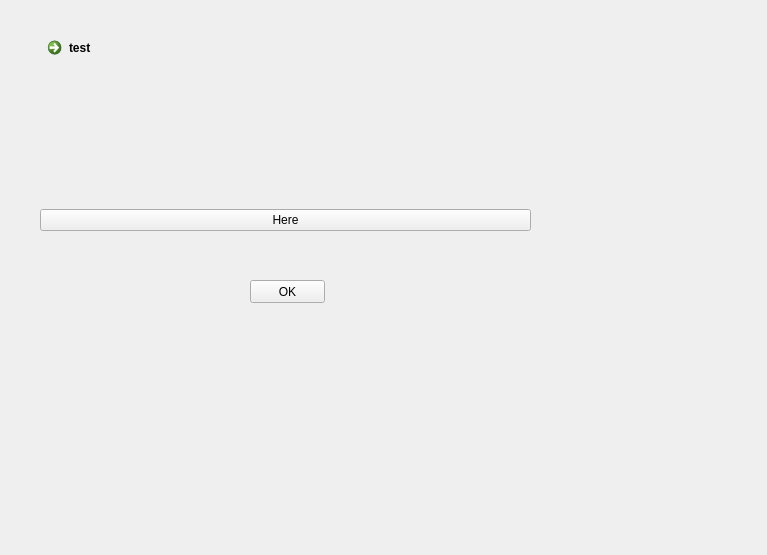
<?xml version="1.0" encoding="UTF-8"?>
<ui version="4.0">
 <class>Dialog</class>
 <widget class="QDialog" name="Dialog">
  <property name="geometry">
   <rect>
    <x>0</x>
    <y>0</y>
    <width>767</width>
    <height>555</height>
   </rect>
  </property>
  <property name="windowTitle">
   <string>Dialog</string>
  </property>
  <widget class="QWidget" name="gridLayoutWidget">
   <property name="geometry">
    <rect>
     <x>40</x>
     <y>30</y>
     <width>491</width>
     <height>201</height>
    </rect>
   </property>
   <layout class="QGridLayout" name="gridLayout">
    <item row="0" column="0">
     <widget class="QCommandLinkButton" name="test">
      <property name="text">
       <string>test</string>
      </property>
     </widget>
    </item>
    <item row="1" column="0">
     <widget class="QPushButton" name="here">
      <property name="text">
       <string>Here</string>
      </property>
     </widget>
    </item>
   </layout>
  </widget>
  <widget class="QPushButton" name="ok">
   <property name="geometry">
    <rect>
     <x>250</x>
     <y>280</y>
     <width>75</width>
     <height>23</height>
    </rect>
   </property>
   <property name="text">
    <string>OK</string>
   </property>
  </widget>
 </widget>
 <resources/>
 <connections/>
</ui>
